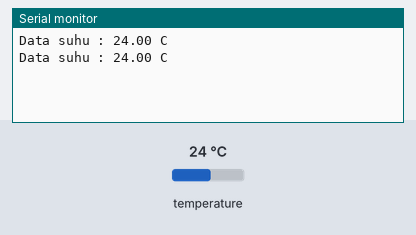
Recording of a sketch running on a simulated Arduino Uno, built with avr-gcc and run on an emulated ATmega328P. Parts: the last lines printed to the serial monitor. The test bench sets the inputs (shaded band); at power-on: temperature 24 °C.

Above: at 2.3 s.
2.4 s: temperature set to 12 °C
At 2.4 s:
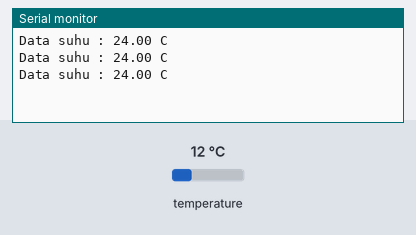
3.9 s: temperature set to 19 °C
At 3.9 s:
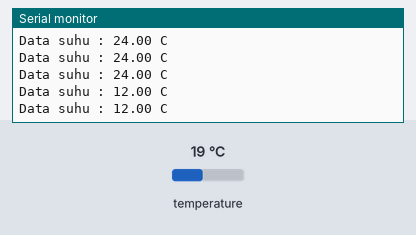
Timing chart, 0 to 6.9 s (numbered marks = the images above; inputs shaded):
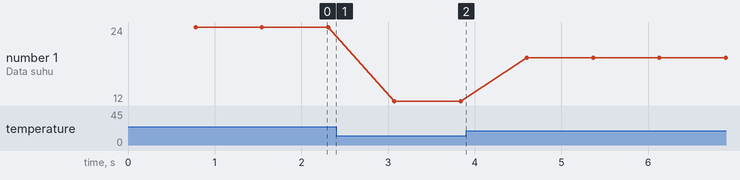

Measured:
- plotted number 1: 24 → 12 after the input at 2.4 s, 12 → 19 after the input at 3.9 s

The sketch:

1._Sensor_Suhu.ino
```cpp
//Inisialisasi library
#include <OneWire.h>
#include <DallasTemperature.h>
//Inisialisasi pembuatan variable
int sensorSuhu =2;

OneWire oneWire(sensorSuhu);
DallasTemperature sensors(&oneWire);

void setup() {
 //Menentukan Fungsionalitas dari PIN pada Microcontroller
 Serial.begin(9600); //baudrate yang digunakan untuk komunikasi microcontroller dengan komputer
 sensors.begin(); //Memanggil fungsi
}
void loop() {
 //Program yang akan dijalankan berulang-ulang
 sensors.requestTemperatures();
 float bacaSuhu = sensors.getTempCByIndex(0); //Membaca data di index 0 pada one wire
 //if(bacaSuhu != DEVICE_DISCONNECTED_C)
 //{
 Serial.print("Data suhu : ");
 Serial.print(bacaSuhu);
 Serial.print(" C");
 Serial.println();
 //}
 //else
 //{
 //Serial.println("Error: sensor pada index 0 tidak ditemukan!");
 //}
}
```
